Frame 1 (no input): blank canvas, image omitted
Frame 60 (no input): blank canvas, image omitted
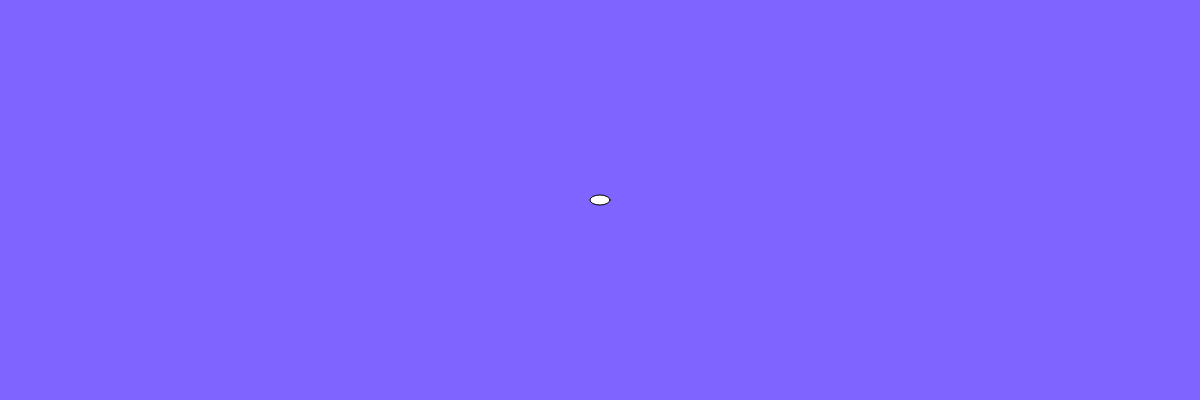
Frame 120 (the mouse pressed at the canvas centre since frame 60)

The p5.js sketch whose frames 1 and 60 were blank and that drew this single picture after the mouse press (run headless with seeded random() and noise() and a simulated clock; from frame 60 on, the mouse is pressed at the canvas centre):

// p5.js sketch
// ── sketch.js

var r = 5;
var g = 65;
var b=255;

// INITIALIZE ALL YOUR VARIABLES
// Ideally you would create 3 variables. red blue green or r, g, b


function setup(){

  createCanvas(1200,400);
}


function draw(){
   background(r,g,b);
   r = map(mouseX,0,1200,0,255);
   g = map(mouseX,0,1200,0,200);

   ellipse(mouseX,mouseY,20,10);

  // change the value of Red based on the mouse movement about the X axis
  // change the value of Green based on the mouse movement about the X axis
  // change the value of Blue based on the mouse movement about the X axis

  // Use the map() function to do so. 

  // Pass the values to the background() function you have learnt previously.

  // Create an ellipse that will move around with you mouse about the X axis.
  // Remember to fill the canvas with white paint before creating the ellipse.
}
